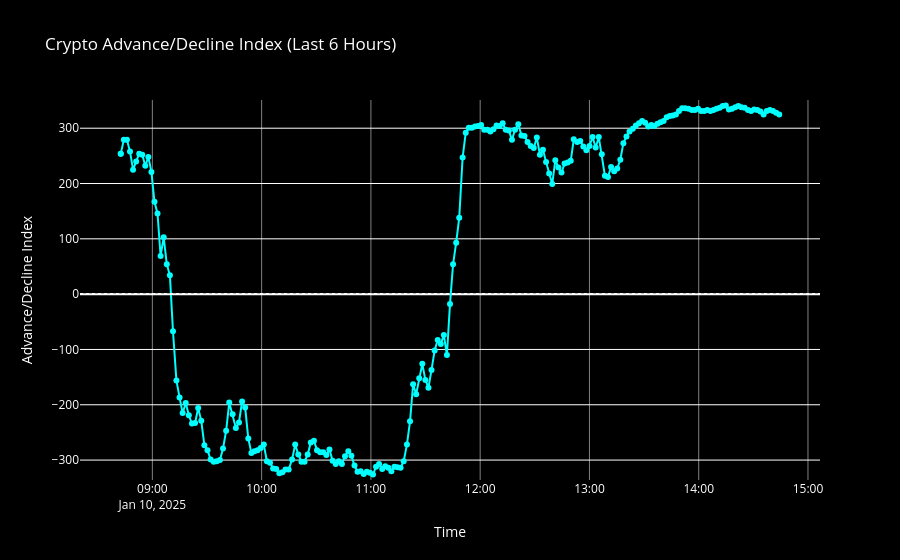

The cell this chart's notebook holds for it:
### Code cell
# Initialize the exchange
exchange = ccxt.binance()

# Load markets to ensure symbols are available
exchange.load_markets()

# Define the global DataFrame for Advance/Decline data
combined_df = pd.DataFrame(columns=['timestamp', 'adv_decl_index'])

# Function to fetch percentage change for each symbol directly from Binance
def fetch_adv_decl_data(symbol):
    ticker = exchange.fetch_ticker(symbol)
    # Get the percentage change directly from the ticker
    percentage_change = ticker.get('percentage', None)
    return percentage_change

# Create the figure widget
fig = make_subplots(rows=1, cols=1)

def update_chart():
    global combined_df  # Ensure we're modifying the global DataFrame

    # Fetch all USDT-paired symbols
    tickers = exchange.fetch_tickers()
    usdt_pairs = [symbol for symbol in tickers if symbol.endswith('/USDT')]

    # Calculate advance/decline for each symbol based on percentage change
    adv_decl_points = []
    for symbol in usdt_pairs:
        # Fetch percentage change for the symbol
        percentage_change = fetch_adv_decl_data(symbol)
        
        # Determine advance/decline: positive is advance, negative is decline
        if percentage_change is not None:
            advance = 1 if percentage_change > 0 else -1 if percentage_change < 0 else 0
            adv_decl_points.append(advance)

    # Calculate the total advance/decline index
    adv_decl_index = sum(adv_decl_points)

    # Add the index value to a DataFrame with timestamps
    timestamp = pd.Timestamp.now()
    new_data = pd.DataFrame({'timestamp': [timestamp], 'adv_decl_index': [adv_decl_index]})
    
    # Combine new data into the main DataFrame (append new rows to existing data)
    combined_df = pd.concat([combined_df, new_data], ignore_index=True)

    # Create the figure
    fig.data = []  # Clear previous traces

    # Add line trace for Advance/Decline Index
    line = go.Scatter(
        x=combined_df['timestamp'],
        y=combined_df['adv_decl_index'],
        mode='lines+markers',
        line=dict(color='cyan', width=2),
        marker=dict(size=6, color='cyan'),
        name='Advance/Decline Index'
    )

    fig.add_trace(line, row=1, col=1)

    # Add horizontal line at zero
    fig.add_hline(y=0, line=dict(color='white', width=1, dash='dot'), row=1, col=1)

    # Update layout for better visualization
    fig.update_layout(
        title='Crypto Advance/Decline Index (Last 6 Hours)',
        xaxis_title='Time',
        yaxis_title='Advance/Decline Index',
        xaxis_rangeslider_visible=False,
        yaxis=dict(
            range=[combined_df['adv_decl_index'].min() - 10, combined_df['adv_decl_index'].max() + 10]  # Dynamic range
        ),
        plot_bgcolor='black',
        paper_bgcolor='black',
        font=dict(color='white'),
        xaxis=dict(gridcolor='gray')
    )

    # Clear the previous output and display the updated figure
    clear_output(wait=True)
    display(fig)

# Schedule the chart to be updated every minute
schedule.every(1).minutes.do(update_chart)

def run_scheduler():
    start_time = time.time()
    while True:
        # Check if 6 hours have passed
        if time.time() - start_time >= 6 * 60 * 60:
            break
        schedule.run_pending()
        time.sleep(1)

# Start the scheduler in a separate thread
scheduler_thread = threading.Thread(target=run_scheduler)
scheduler_thread.start()

# Initial chart update
update_chart()

# Join the scheduler thread to ensure it completes
scheduler_thread.join()

### Figure 1 — Plotly figure (JSON) as saved in the notebook; plotly's stock layout.template omitted (floating-point values rounded to 4 significant figures; data arrays with more than 128 entries replaced by an {"elided": "..."} marker saying what was removed)
{"data": [{"line": {"color": "cyan", "width": 2}, "marker": {"color": "cyan", "size": 6}, "mode": "lines+markers", "name": "Advance/Decline Index", "type": "scatter", "x": {"elided": "214 str values"}, "xaxis": "x", "y": {"elided": "214 int values"}, "yaxis": "y"}], "layout": {"autosize": true, "font": {"color": "white"}, "paper_bgcolor": "black", "plot_bgcolor": "black", "shapes": [{"line": {"color": "white", "dash": "dot", "width": 1}, "type": "line", "x0": 0, "x1": 1, "xref": "x domain", "y0": 0, "y1": 0, "yref": "y"}, {"line": {"color": "white", "dash": "dot", "width": 1}, "type": "line", "x0": 0, "x1": 1, "xref": "x domain", "y0": 0, "y1": 0, "yref": "y"}, {"line": {"color": "white", "dash": "dot", "width": 1}, "type": "line", "x0": 0, "x1": 1, "xref": "x domain", "y0": 0, "y1": 0, "yref": "y"}, {"line": {"color": "white", "dash": "dot", "width": 1}, "type": "line", "x0": 0, "x1": 1, "xref": "x domain", "y0": 0, "y1": 0, "yref": "y"}, {"line": {"color": "white", "dash": "dot", "width": 1}, "type": "line", "x0": 0, "x1": 1, "xref": "x domain", "y0": 0, "y1": 0, "yref": "y"}, {"line": {"color": "white", "dash": "dot", "width": 1}, "type": "line", "x0": 0, "x1": 1, "xref": "x domain", "y0": 0, "y1": 0, "yref": "y"}, {"line": {"color": "white", "dash": "dot", "width": 1}, "type": "line", "x0": 0, "x1": 1, "xref": "x domain", "y0": 0, "y1": 0, "yref": "y"}, {"line": {"color": "white", "dash": "dot", "width": 1}, "type": "line", "x0": 0, "x1": 1, "xref": "x domain", "y0": 0, "y1": 0, "yref": "y"}, {"line": {"color": "white", "dash": "dot", "width": 1}, "type": "line", "x0": 0, "x1": 1, "xref": "x domain", "y0": 0, "y1": 0, "yref": "y"}, {"line": {"color": "white", "dash": "dot", "width": 1}, "type": "line", "x0": 0, "x1": 1, "xref": "x domain", "y0": 0, "y1": 0, "yref": "y"}, {"line": {"color": "white", "dash": "dot", "width": 1}, "type": "line", "x0": 0, "x1": 1, "xref": "x domain", "y0": 0, "y1": 0, "yref": "y"}, {"line": {"color": "white", "dash": "dot", "width": 1}, "type": "line", "x0": 0, "x1": 1, "xref": "x domain", "y0": 0, "y1": 0, "yref": "y"}, {"line": {"color": "white", "dash": "dot", "width": 1}, "type": "line", "x0": 0, "x1": 1, "xref": "x domain", "y0": 0, "y1": 0, "yref": "y"}, {"line": {"color": "white", "dash": "dot", "width": 1}, "type": "line", "x0": 0, "x1": 1, "xref": "x domain", "y0": 0, "y1": 0, "yref": "y"}, {"line": {"color": "white", "dash": "dot", "width": 1}, "type": "line", "x0": 0, "x1": 1, "xref": "x domain", "y0": 0, "y1": 0, "yref": "y"}, {"line": {"color": "white", "dash": "dot", "width": 1}, "type": "line", "x0": 0, "x1": 1, "xref": "x domain", "y0": 0, "y1": 0, "yref": "y"}, {"line": {"color": "white", "dash": "dot", "width": 1}, "type": "line", "x0": 0, "x1": 1, "xref": "x domain", "y0": 0, "y1": 0, "yref": "y"}, {"line": {"color": "white", "dash": "dot", "width": 1}, "type": "line", "x0": 0, "x1": 1, "xref": "x domain", "y0": 0, "y1": 0, "yref": "y"}, {"line": {"color": "white", "dash": "dot", "width": 1}, "type": "line", "x0": 0, "x1": 1, "xref": "x domain", "y0": 0, "y1": 0, "yref": "y"}, {"line": {"color": "white", "dash": "dot", "width": 1}, "type": "line", "x0": 0, "x1": 1, "xref": "x domain", "y0": 0, "y1": 0, "yref": "y"}, {"line": {"color": "white", "dash": "dot", "width": 1}, "type": "line", "x0": 0, "x1": 1, "xref": "x domain", "y0": 0, "y1": 0, "yref": "y"}, {"line": {"color": "white", "dash": "dot", "width": 1}, "type": "line", "x0": 0, "x1": 1, "xref": "x domain", "y0": 0, "y1": 0, "yref": "y"}, {"line": {"color": "white", "dash": "dot", "width": 1}, "type": "line", "x0": 0, "x1": 1, "xref": "x domain", "y0": 0, "y1": 0, "yref": "y"}, {"line": {"color": "white", "dash": "dot", "width": 1}, "type": "line", "x0": 0, "x1": 1, "xref": "x domain", "y0": 0, "y1": 0, "yref": "y"}, {"line": {"color": "white", "dash": "dot", "width": 1}, "type": "line", "x0": 0, "x1": 1, "xref": "x domain", "y0": 0, "y1": 0, "yref": "y"}, {"line": {"color": "white", "dash": "dot", "width": 1}, "type": "line", "x0": 0, "x1": 1, "xref": "x domain", "y0": 0, "y1": 0, "yref": "y"}, {"line": {"color": "white", "dash": "dot", "width": 1}, "type": "line", "x0": 0, "x1": 1, "xref": "x domain", "y0": 0, "y1": 0, "yref": "y"}, {"line": {"color": "white", "dash": "dot", "width": 1}, "type": "line", "x0": 0, "x1": 1, "xref": "x domain", "y0": 0, "y1": 0, "yref": "y"}, {"line": {"color": "white", "dash": "dot", "width": 1}, "type": "line", "x0": 0, "x1": 1, "xref": "x domain", "y0": 0, "y1": 0, "yref": "y"}, {"line": {"color": "white", "dash": "dot", "width": 1}, "type": "line", "x0": 0, "x1": 1, "xref": "x domain", "y0": 0, "y1": 0, "yref": "y"}, {"line": {"color": "white", "dash": "dot", "width": 1}, "type": "line", "x0": 0, "x1": 1, "xref": "x domain", "y0": 0, "y1": 0, "yref": "y"}, {"line": {"color": "white", "dash": "dot", "width": 1}, "type": "line", "x0": 0, "x1": 1, "xref": "x domain", "y0": 0, "y1": 0, "yref": "y"}, {"line": {"color": "white", "dash": "dot", "width": 1}, "type": "line", "x0": 0, "x1": 1, "xref": "x domain", "y0": 0, "y1": 0, "yref": "y"}, {"line": {"color": "white", "dash": "dot", "width": 1}, "type": "line", "x0": 0, "x1": 1, "xref": "x domain", "y0": 0, "y1": 0, "yref": "y"}, {"line": {"color": "white", "dash": "dot", "width": 1}, "type": "line", "x0": 0, "x1": 1, "xref": "x domain", "y0": 0, "y1": 0, "yref": "y"}, {"line": {"color": "white", "dash": "dot", "width": 1}, "type": "line", "x0": 0, "x1": 1, "xref": "x domain", "y0": 0, "y1": 0, "yref": "y"}, {"line": {"color": "white", "dash": "dot", "width": 1}, "type": "line", "x0": 0, "x1": 1, "xref": "x domain", "y0": 0, "y1": 0, "yref": "y"}, {"line": {"color": "white", "dash": "dot", "width": 1}, "type": "line", "x0": 0, "x1": 1, "xref": "x domain", "y0": 0, "y1": 0, "yref": "y"}, {"line": {"color": "white", "dash": "dot", "width": 1}, "type": "line", "x0": 0, "x1": 1, "xref": "x domain", "y0": 0, "y1": 0, "yref": "y"}, {"line": {"color": "white", "dash": "dot", "width": 1}, "type": "line", "x0": 0, "x1": 1, "xref": "x domain", "y0": 0, "y1": 0, "yref": "y"}, {"line": {"color": "white", "dash": "dot", "width": 1}, "type": "line", "x0": 0, "x1": 1, "xref": "x domain", "y0": 0, "y1": 0, "yref": "y"}, {"line": {"color": "white", "dash": "dot", "width": 1}, "type": "line", "x0": 0, "x1": 1, "xref": "x domain", "y0": 0, "y1": 0, "yref": "y"}, {"line": {"color": "white", "dash": "dot", "width": 1}, "type": "line", "x0": 0, "x1": 1, "xref": "x domain", "y0": 0, "y1": 0, "yref": "y"}, {"line": {"color": "white", "dash": "dot", "width": 1}, "type": "line", "x0": 0, "x1": 1, "xref": "x domain", "y0": 0, "y1": 0, "yref": "y"}, {"line": {"color": "white", "dash": "dot", "width": 1}, "type": "line", "x0": 0, "x1": 1, "xref": "x domain", "y0": 0, "y1": 0, "yref": "y"}, {"line": {"color": "white", "dash": "dot", "width": 1}, "type": "line", "x0": 0, "x1": 1, "xref": "x domain", "y0": 0, "y1": 0, "yref": "y"}, {"line": {"color": "white", "dash": "dot", "width": 1}, "type": "line", "x0": 0, "x1": 1, "xref": "x domain", "y0": 0, "y1": 0, "yref": "y"}, {"line": {"color": "white", "dash": "dot", "width": 1}, "type": "line", "x0": 0, "x1": 1, "xref": "x domain", "y0": 0, "y1": 0, "yref": "y"}, {"line": {"color": "white", "dash": "dot", "width": 1}, "type": "line", "x0": 0, "x1": 1, "xref": "x domain", "y0": 0, "y1": 0, "yref": "y"}, {"line": {"color": "white", "dash": "dot", "width": 1}, "type": "line", "x0": 0, "x1": 1, "xref": "x domain", "y0": 0, "y1": 0, "yref": "y"}, {"line": {"color": "white", "dash": "dot", "width": 1}, "type": "line", "x0": 0, "x1": 1, "xref": "x domain", "y0": 0, "y1": 0, "yref": "y"}, {"line": {"color": "white", "dash": "dot", "width": 1}, "type": "line", "x0": 0, "x1": 1, "xref": "x domain", "y0": 0, "y1": 0, "yref": "y"}, {"line": {"color": "white", "dash": "dot", "width": 1}, "type": "line", "x0": 0, "x1": 1, "xref": "x domain", "y0": 0, "y1": 0, "yref": "y"}, {"line": {"color": "white", "dash": "dot", "width": 1}, "type": "line", "x0": 0, "x1": 1, "xref": "x domain", "y0": 0, "y1": 0, "yref": "y"}, {"line": {"color": "white", "dash": "dot", "width": 1}, "type": "line", "x0": 0, "x1": 1, "xref": "x domain", "y0": 0, "y1": 0, "yref": "y"}, {"line": {"color": "white", "dash": "dot", "width": 1}, "type": "line", "x0": 0, "x1": 1, "xref": "x domain", "y0": 0, "y1": 0, "yref": "y"}, {"line": {"color": "white", "dash": "dot", "width": 1}, "type": "line", "x0": 0, "x1": 1, "xref": "x domain", "y0": 0, "y1": 0, "yref": "y"}, {"line": {"color": "white", "dash": "dot", "width": 1}, "type": "line", "x0": 0, "x1": 1, "xref": "x domain", "y0": 0, "y1": 0, "yref": "y"}, {"line": {"color": "white", "dash": "dot", "width": 1}, "type": "line", "x0": 0, "x1": 1, "xref": "x domain", "y0": 0, "y1": 0, "yref": "y"}, {"line": {"color": "white", "dash": "dot", "width": 1}, "type": "line", "x0": 0, "x1": 1, "xref": "x domain", "y0": 0, "y1": 0, "yref": "y"}, {"line": {"color": "white", "dash": "dot", "width": 1}, "type": "line", "x0": 0, "x1": 1, "xref": "x domain", "y0": 0, "y1": 0, "yref": "y"}, {"line": {"color": "white", "dash": "dot", "width": 1}, "type": "line", "x0": 0, "x1": 1, "xref": "x domain", "y0": 0, "y1": 0, "yref": "y"}, {"line": {"color": "white", "dash": "dot", "width": 1}, "type": "line", "x0": 0, "x1": 1, "xref": "x domain", "y0": 0, "y1": 0, "yref": "y"}, {"line": {"color": "white", "dash": "dot", "width": 1}, "type": "line", "x0": 0, "x1": 1, "xref": "x domain", "y0": 0, "y1": 0, "yref": "y"}, {"line": {"color": "white", "dash": "dot", "width": 1}, "type": "line", "x0": 0, "x1": 1, "xref": "x domain", "y0": 0, "y1": 0, "yref": "y"}, {"line": {"color": "white", "dash": "dot", "width": 1}, "type": "line", "x0": 0, "x1": 1, "xref": "x domain", "y0": 0, "y1": 0, "yref": "y"}, {"line": {"color": "white", "dash": "dot", "width": 1}, "type": "line", "x0": 0, "x1": 1, "xref": "x domain", "y0": 0, "y1": 0, "yref": "y"}, {"line": {"color": "white", "dash": "dot", "width": 1}, "type": "line", "x0": 0, "x1": 1, "xref": "x domain", "y0": 0, "y1": 0, "yref": "y"}, {"line": {"color": "white", "dash": "dot", "width": 1}, "type": "line", "x0": 0, "x1": 1, "xref": "x domain", "y0": 0, "y1": 0, "yref": "y"}, {"line": {"color": "white", "dash": "dot", "width": 1}, "type": "line", "x0": 0, "x1": 1, "xref": "x domain", "y0": 0, "y1": 0, "yref": "y"}, {"line": {"color": "white", "dash": "dot", "width": 1}, "type": "line", "x0": 0, "x1": 1, "xref": "x domain", "y0": 0, "y1": 0, "yref": "y"}, {"line": {"color": "white", "dash": "dot", "width": 1}, "type": "line", "x0": 0, "x1": 1, "xref": "x domain", "y0": 0, "y1": 0, "yref": "y"}, {"line": {"color": "white", "dash": "dot", "width": 1}, "type": "line", "x0": 0, "x1": 1, "xref": "x domain", "y0": 0, "y1": 0, "yref": "y"}, {"line": {"color": "white", "dash": "dot", "width": 1}, "type": "line", "x0": 0, "x1": 1, "xref": "x domain", "y0": 0, "y1": 0, "yref": "y"}, {"line": {"color": "white", "dash": "dot", "width": 1}, "type": "line", "x0": 0, "x1": 1, "xref": "x domain", "y0": 0, "y1": 0, "yref": "y"}, {"line": {"color": "white", "dash": "dot", "width": 1}, "type": "line", "x0": 0, "x1": 1, "xref": "x domain", "y0": 0, "y1": 0, "yref": "y"}, {"line": {"color": "white", "dash": "dot", "width": 1}, "type": "line", "x0": 0, "x1": 1, "xref": "x domain", "y0": 0, "y1": 0, "yref": "y"}, {"line": {"color": "white", "dash": "dot", "width": 1}, "type": "line", "x0": 0, "x1": 1, "xref": "x domain", "y0": 0, "y1": 0, "yref": "y"}, {"line": {"color": "white", "dash": "dot", "width": 1}, "type": "line", "x0": 0, "x1": 1, "xref": "x domain", "y0": 0, "y1": 0, "yref": "y"}, {"line": {"color": "white", "dash": "dot", "width": 1}, "type": "line", "x0": 0, "x1": 1, "xref": "x domain", "y0": 0, "y1": 0, "yref": "y"}, {"line": {"color": "white", "dash": "dot", "width": 1}, "type": "line", "x0": 0, "x1": 1, "xref": "x domain", "y0": 0, "y1": 0, "yref": "y"}, {"line": {"color": "white", "dash": "dot", "width": 1}, "type": "line", "x0": 0, "x1": 1, "xref": "x domain", "y0": 0, "y1": 0, "yref": "y"}, {"line": {"color": "white", "dash": "dot", "width": 1}, "type": "line", "x0": 0, "x1": 1, "xref": "x domain", "y0": 0, "y1": 0, "yref": "y"}, {"line": {"color": "white", "dash": "dot", "width": 1}, "type": "line", "x0": 0, "x1": 1, "xref": "x domain", "y0": 0, "y1": 0, "yref": "y"}, {"line": {"color": "white", "dash": "dot", "width": 1}, "type": "line", "x0": 0, "x1": 1, "xref": "x domain", "y0": 0, "y1": 0, "yref": "y"}, {"line": {"color": "white", "dash": "dot", "width": 1}, "type": "line", "x0": 0, "x1": 1, "xref": "x domain", "y0": 0, "y1": 0, "yref": "y"}, {"line": {"color": "white", "dash": "dot", "width": 1}, "type": "line", "x0": 0, "x1": 1, "xref": "x domain", "y0": 0, "y1": 0, "yref": "y"}, {"line": {"color": "white", "dash": "dot", "width": 1}, "type": "line", "x0": 0, "x1": 1, "xref": "x domain", "y0": 0, "y1": 0, "yref": "y"}, {"line": {"color": "white", "dash": "dot", "width": 1}, "type": "line", "x0": 0, "x1": 1, "xref": "x domain", "y0": 0, "y1": 0, "yref": "y"}, {"line": {"color": "white", "dash": "dot", "width": 1}, "type": "line", "x0": 0, "x1": 1, "xref": "x domain", "y0": 0, "y1": 0, "yref": "y"}, {"line": {"color": "white", "dash": "dot", "width": 1}, "type": "line", "x0": 0, "x1": 1, "xref": "x domain", "y0": 0, "y1": 0, "yref": "y"}, {"line": {"color": "white", "dash": "dot", "width": 1}, "type": "line", "x0": 0, "x1": 1, "xref": "x domain", "y0": 0, "y1": 0, "yref": "y"}, {"line": {"color": "white", "dash": "dot", "width": 1}, "type": "line", "x0": 0, "x1": 1, "xref": "x domain", "y0": 0, "y1": 0, "yref": "y"}, {"line": {"color": "white", "dash": "dot", "width": 1}, "type": "line", "x0": 0, "x1": 1, "xref": "x domain", "y0": 0, "y1": 0, "yref": "y"}, {"line": {"color": "white", "dash": "dot", "width": 1}, "type": "line", "x0": 0, "x1": 1, "xref": "x domain", "y0": 0, "y1": 0, "yref": "y"}, {"line": {"color": "white", "dash": "dot", "width": 1}, "type": "line", "x0": 0, "x1": 1, "xref": "x domain", "y0": 0, "y1": 0, "yref": "y"}, {"line": {"color": "white", "dash": "dot", "width": 1}, "type": "line", "x0": 0, "x1": 1, "xref": "x domain", "y0": 0, "y1": 0, "yref": "y"}, {"line": {"color": "white", "dash": "dot", "width": 1}, "type": "line", "x0": 0, "x1": 1, "xref": "x domain", "y0": 0, "y1": 0, "yref": "y"}, {"line": {"color": "white", "dash": "dot", "width": 1}, "type": "line", "x0": 0, "x1": 1, "xref": "x domain", "y0": 0, "y1": 0, "yref": "y"}, {"line": {"color": "white", "dash": "dot", "width": 1}, "type": "line", "x0": 0, "x1": 1, "xref": "x domain", "y0": 0, "y1": 0, "yref": "y"}, {"line": {"color": "white", "dash": "dot", "width": 1}, "type": "line", "x0": 0, "x1": 1, "xref": "x domain", "y0": 0, "y1": 0, "yref": "y"}, {"line": {"color": "white", "dash": "dot", "width": 1}, "type": "line", "x0": 0, "x1": 1, "xref": "x domain", "y0": 0, "y1": 0, "yref": "y"}, {"line": {"color": "white", "dash": "dot", "width": 1}, "type": "line", "x0": 0, "x1": 1, "xref": "x domain", "y0": 0, "y1": 0, "yref": "y"}, {"line": {"color": "white", "dash": "dot", "width": 1}, "type": "line", "x0": 0, "x1": 1, "xref": "x domain", "y0": 0, "y1": 0, "yref": "y"}, {"line": {"color": "white", "dash": "dot", "width": 1}, "type": "line", "x0": 0, "x1": 1, "xref": "x domain", "y0": 0, "y1": 0, "yref": "y"}, {"line": {"color": "white", "dash": "dot", "width": 1}, "type": "line", "x0": 0, "x1": 1, "xref": "x domain", "y0": 0, "y1": 0, "yref": "y"}, {"line": {"color": "white", "dash": "dot", "width": 1}, "type": "line", "x0": 0, "x1": 1, "xref": "x domain", "y0": 0, "y1": 0, "yref": "y"}, {"line": {"color": "white", "dash": "dot", "width": 1}, "type": "line", "x0": 0, "x1": 1, "xref": "x domain", "y0": 0, "y1": 0, "yref": "y"}, {"line": {"color": "white", "dash": "dot", "width": 1}, "type": "line", "x0": 0, "x1": 1, "xref": "x domain", "y0": 0, "y1": 0, "yref": "y"}, {"line": {"color": "white", "dash": "dot", "width": 1}, "type": "line", "x0": 0, "x1": 1, "xref": "x domain", "y0": 0, "y1": 0, "yref": "y"}, {"line": {"color": "white", "dash": "dot", "width": 1}, "type": "line", "x0": 0, "x1": 1, "xref": "x domain", "y0": 0, "y1": 0, "yref": "y"}, {"line": {"color": "white", "dash": "dot", "width": 1}, "type": "line", "x0": 0, "x1": 1, "xref": "x domain", "y0": 0, "y1": 0, "yref": "y"}, {"line": {"color": "white", "dash": "dot", "width": 1}, "type": "line", "x0": 0, "x1": 1, "xref": "x domain", "y0": 0, "y1": 0, "yref": "y"}, {"line": {"color": "white", "dash": "dot", "width": 1}, "type": "line", "x0": 0, "x1": 1, "xref": "x domain", "y0": 0, "y1": 0, "yref": "y"}, {"line": {"color": "white", "dash": "dot", "width": 1}, "type": "line", "x0": 0, "x1": 1, "xref": "x domain", "y0": 0, "y1": 0, "yref": "y"}, {"line": {"color": "white", "dash": "dot", "width": 1}, "type": "line", "x0": 0, "x1": 1, "xref": "x domain", "y0": 0, "y1": 0, "yref": "y"}, {"line": {"color": "white", "dash": "dot", "width": 1}, "type": "line", "x0": 0, "x1": 1, "xref": "x domain", "y0": 0, "y1": 0, "yref": "y"}, {"line": {"color": "white", "dash": "dot", "width": 1}, "type": "line", "x0": 0, "x1": 1, "xref": "x domain", "y0": 0, "y1": 0, "yref": "y"}, {"line": {"color": "white", "dash": "dot", "width": 1}, "type": "line", "x0": 0, "x1": 1, "xref": "x domain", "y0": 0, "y1": 0, "yref": "y"}, {"line": {"color": "white", "dash": "dot", "width": 1}, "type": "line", "x0": 0, "x1": 1, "xref": "x domain", "y0": 0, "y1": 0, "yref": "y"}, {"line": {"color": "white", "dash": "dot", "width": 1}, "type": "line", "x0": 0, "x1": 1, "xref": "x domain", "y0": 0, "y1": 0, "yref": "y"}, {"line": {"color": "white", "dash": "dot", "width": 1}, "type": "line", "x0": 0, "x1": 1, "xref": "x domain", "y0": 0, "y1": 0, "yref": "y"}, {"line": {"color": "white", "dash": "dot", "width": 1}, "type": "line", "x0": 0, "x1": 1, "xref": "x domain", "y0": 0, "y1": 0, "yref": "y"}, {"line": {"color": "white", "dash": "dot", "width": 1}, "type": "line", "x0": 0, "x1": 1, "xref": "x domain", "y0": 0, "y1": 0, "yref": "y"}, {"line": {"color": "white", "dash": "dot", "width": 1}, "type": "line", "x0": 0, "x1": 1, "xref": "x domain", "y0": 0, "y1": 0, "yref": "y"}, {"line": {"color": "white", "dash": "dot", "width": 1}, "type": "line", "x0": 0, "x1": 1, "xref": "x domain", "y0": 0, "y1": 0, "yref": "y"}, {"line": {"color": "white", "dash": "dot", "width": 1}, "type": "line", "x0": 0, "x1": 1, "xref": "x domain", "y0": 0, "y1": 0, "yref": "y"}, {"line": {"color": "white", "dash": "dot", "width": 1}, "type": "line", "x0": 0, "x1": 1, "xref": "x domain", "y0": 0, "y1": 0, "yref": "y"}, {"line": {"color": "white", "dash": "dot", "width": 1}, "type": "line", "x0": 0, "x1": 1, "xref": "x domain", "y0": 0, "y1": 0, "yref": "y"}, {"line": {"color": "white", "dash": "dot", "width": 1}, "type": "line", "x0": 0, "x1": 1, "xref": "x domain", "y0": 0, "y1": 0, "yref": "y"}, {"line": {"color": "white", "dash": "dot", "width": 1}, "type": "line", "x0": 0, "x1": 1, "xref": "x domain", "y0": 0, "y1": 0, "yref": "y"}, {"line": {"color": "white", "dash": "dot", "width": 1}, "type": "line", "x0": 0, "x1": 1, "xref": "x domain", "y0": 0, "y1": 0, "yref": "y"}, {"line": {"color": "white", "dash": "dot", "width": 1}, "type": "line", "x0": 0, "x1": 1, "xref": "x domain", "y0": 0, "y1": 0, "yref": "y"}, {"line": {"color": "white", "dash": "dot", "width": 1}, "type": "line", "x0": 0, "x1": 1, "xref": "x domain", "y0": 0, "y1": 0, "yref": "y"}, {"line": {"color": "white", "dash": "dot", "width": 1}, "type": "line", "x0": 0, "x1": 1, "xref": "x domain", "y0": 0, "y1": 0, "yref": "y"}, {"line": {"color": "white", "dash": "dot", "width": 1}, "type": "line", "x0": 0, "x1": 1, "xref": "x domain", "y0": 0, "y1": 0, "yref": "y"}, {"line": {"color": "white", "dash": "dot", "width": 1}, "type": "line", "x0": 0, "x1": 1, "xref": "x domain", "y0": 0, "y1": 0, "yref": "y"}, {"line": {"color": "white", "dash": "dot", "width": 1}, "type": "line", "x0": 0, "x1": 1, "xref": "x domain", "y0": 0, "y1": 0, "yref": "y"}, {"line": {"color": "white", "dash": "dot", "width": 1}, "type": "line", "x0": 0, "x1": 1, "xref": "x domain", "y0": 0, "y1": 0, "yref": "y"}, {"line": {"color": "white", "dash": "dot", "width": 1}, "type": "line", "x0": 0, "x1": 1, "xref": "x domain", "y0": 0, "y1": 0, "yref": "y"}, {"line": {"color": "white", "dash": "dot", "width": 1}, "type": "line", "x0": 0, "x1": 1, "xref": "x domain", "y0": 0, "y1": 0, "yref": "y"}, {"line": {"color": "white", "dash": "dot", "width": 1}, "type": "line", "x0": 0, "x1": 1, "xref": "x domain", "y0": 0, "y1": 0, "yref": "y"}, {"line": {"color": "white", "dash": "dot", "width": 1}, "type": "line", "x0": 0, "x1": 1, "xref": "x domain", "y0": 0, "y1": 0, "yref": "y"}, {"line": {"color": "white", "dash": "dot", "width": 1}, "type": "line", "x0": 0, "x1": 1, "xref": "x domain", "y0": 0, "y1": 0, "yref": "y"}, {"line": {"color": "white", "dash": "dot", "width": 1}, "type": "line", "x0": 0, "x1": 1, "xref": "x domain", "y0": 0, "y1": 0, "yref": "y"}, {"line": {"color": "white", "dash": "dot", "width": 1}, "type": "line", "x0": 0, "x1": 1, "xref": "x domain", "y0": 0, "y1": 0, "yref": "y"}, {"line": {"color": "white", "dash": "dot", "width": 1}, "type": "line", "x0": 0, "x1": 1, "xref": "x domain", "y0": 0, "y1": 0, "yref": "y"}, {"line": {"color": "white", "dash": "dot", "width": 1}, "type": "line", "x0": 0, "x1": 1, "xref": "x domain", "y0": 0, "y1": 0, "yref": "y"}, {"line": {"color": "white", "dash": "dot", "width": 1}, "type": "line", "x0": 0, "x1": 1, "xref": "x domain", "y0": 0, "y1": 0, "yref": "y"}, {"line": {"color": "white", "dash": "dot", "width": 1}, "type": "line", "x0": 0, "x1": 1, "xref": "x domain", "y0": 0, "y1": 0, "yref": "y"}, {"line": {"color": "white", "dash": "dot", "width": 1}, "type": "line", "x0": 0, "x1": 1, "xref": "x domain", "y0": 0, "y1": 0, "yref": "y"}, {"line": {"color": "white", "dash": "dot", "width": 1}, "type": "line", "x0": 0, "x1": 1, "xref": "x domain", "y0": 0, "y1": 0, "yref": "y"}, {"line": {"color": "white", "dash": "dot", "width": 1}, "type": "line", "x0": 0, "x1": 1, "xref": "x domain", "y0": 0, "y1": 0, "yref": "y"}, {"line": {"color": "white", "dash": "dot", "width": 1}, "type": "line", "x0": 0, "x1": 1, "xref": "x domain", "y0": 0, "y1": 0, "yref": "y"}, {"line": {"color": "white", "dash": "dot", "width": 1}, "type": "line", "x0": 0, "x1": 1, "xref": "x domain", "y0": 0, "y1": 0, "yref": "y"}, {"line": {"color": "white", "dash": "dot", "width": 1}, "type": "line", "x0": 0, "x1": 1, "xref": "x domain", "y0": 0, "y1": 0, "yref": "y"}, {"line": {"color": "white", "dash": "dot", "width": 1}, "type": "line", "x0": 0, "x1": 1, "xref": "x domain", "y0": 0, "y1": 0, "yref": "y"}, {"line": {"color": "white", "dash": "dot", "width": 1}, "type": "line", "x0": 0, "x1": 1, "xref": "x domain", "y0": 0, "y1": 0, "yref": "y"}, {"line": {"color": "white", "dash": "dot", "width": 1}, "type": "line", "x0": 0, "x1": 1, "xref": "x domain", "y0": 0, "y1": 0, "yref": "y"}, {"line": {"color": "white", "dash": "dot", "width": 1}, "type": "line", "x0": 0, "x1": 1, "xref": "x domain", "y0": 0, "y1": 0, "yref": "y"}, {"line": {"color": "white", "dash": "dot", "width": 1}, "type": "line", "x0": 0, "x1": 1, "xref": "x domain", "y0": 0, "y1": 0, "yref": "y"}, {"line": {"color": "white", "dash": "dot", "width": 1}, "type": "line", "x0": 0, "x1": 1, "xref": "x domain", "y0": 0, "y1": 0, "yref": "y"}, {"line": {"color": "white", "dash": "dot", "width": 1}, "type": "line", "x0": 0, "x1": 1, "xref": "x domain", "y0": 0, "y1": 0, "yref": "y"}, {"line": {"color": "white", "dash": "dot", "width": 1}, "type": "line", "x0": 0, "x1": 1, "xref": "x domain", "y0": 0, "y1": 0, "yref": "y"}, {"line": {"color": "white", "dash": "dot", "width": 1}, "type": "line", "x0": 0, "x1": 1, "xref": "x domain", "y0": 0, "y1": 0, "yref": "y"}, {"line": {"color": "white", "dash": "dot", "width": 1}, "type": "line", "x0": 0, "x1": 1, "xref": "x domain", "y0": 0, "y1": 0, "yref": "y"}, {"line": {"color": "white", "dash": "dot", "width": 1}, "type": "line", "x0": 0, "x1": 1, "xref": "x domain", "y0": 0, "y1": 0, "yref": "y"}, {"line": {"color": "white", "dash": "dot", "width": 1}, "type": "line", "x0": 0, "x1": 1, "xref": "x domain", "y0": 0, "y1": 0, "yref": "y"}, {"line": {"color": "white", "dash": "dot", "width": 1}, "type": "line", "x0": 0, "x1": 1, "xref": "x domain", "y0": 0, "y1": 0, "yref": "y"}, {"line": {"color": "white", "dash": "dot", "width": 1}, "type": "line", "x0": 0, "x1": 1, "xref": "x domain", "y0": 0, "y1": 0, "yref": "y"}, {"line": {"color": "white", "dash": "dot", "width": 1}, "type": "line", "x0": 0, "x1": 1, "xref": "x domain", "y0": 0, "y1": 0, "yref": "y"}, {"line": {"color": "white", "dash": "dot", "width": 1}, "type": "line", "x0": 0, "x1": 1, "xref": "x domain", "y0": 0, "y1": 0, "yref": "y"}, {"line": {"color": "white", "dash": "dot", "width": 1}, "type": "line", "x0": 0, "x1": 1, "xref": "x domain", "y0": 0, "y1": 0, "yref": "y"}, {"line": {"color": "white", "dash": "dot", "width": 1}, "type": "line", "x0": 0, "x1": 1, "xref": "x domain", "y0": 0, "y1": 0, "yref": "y"}, {"line": {"color": "white", "dash": "dot", "width": 1}, "type": "line", "x0": 0, "x1": 1, "xref": "x domain", "y0": 0, "y1": 0, "yref": "y"}, {"line": {"color": "white", "dash": "dot", "width": 1}, "type": "line", "x0": 0, "x1": 1, "xref": "x domain", "y0": 0, "y1": 0, "yref": "y"}, {"line": {"color": "white", "dash": "dot", "width": 1}, "type": "line", "x0": 0, "x1": 1, "xref": "x domain", "y0": 0, "y1": 0, "yref": "y"}, {"line": {"color": "white", "dash": "dot", "width": 1}, "type": "line", "x0": 0, "x1": 1, "xref": "x domain", "y0": 0, "y1": 0, "yref": "y"}, {"line": {"color": "white", "dash": "dot", "width": 1}, "type": "line", "x0": 0, "x1": 1, "xref": "x domain", "y0": 0, "y1": 0, "yref": "y"}, {"line": {"color": "white", "dash": "dot", "width": 1}, "type": "line", "x0": 0, "x1": 1, "xref": "x domain", "y0": 0, "y1": 0, "yref": "y"}, {"line": {"color": "white", "dash": "dot", "width": 1}, "type": "line", "x0": 0, "x1": 1, "xref": "x domain", "y0": 0, "y1": 0, "yref": "y"}, {"line": {"color": "white", "dash": "dot", "width": 1}, "type": "line", "x0": 0, "x1": 1, "xref": "x domain", "y0": 0, "y1": 0, "yref": "y"}, {"line": {"color": "white", "dash": "dot", "width": 1}, "type": "line", "x0": 0, "x1": 1, "xref": "x domain", "y0": 0, "y1": 0, "yref": "y"}, {"line": {"color": "white", "dash": "dot", "width": 1}, "type": "line", "x0": 0, "x1": 1, "xref": "x domain", "y0": 0, "y1": 0, "yref": "y"}, {"line": {"color": "white", "dash": "dot", "width": 1}, "type": "line", "x0": 0, "x1": 1, "xref": "x domain", "y0": 0, "y1": 0, "yref": "y"}, {"line": {"color": "white", "dash": "dot", "width": 1}, "type": "line", "x0": 0, "x1": 1, "xref": "x domain", "y0": 0, "y1": 0, "yref": "y"}, {"line": {"color": "white", "dash": "dot", "width": 1}, "type": "line", "x0": 0, "x1": 1, "xref": "x domain", "y0": 0, "y1": 0, "yref": "y"}, {"line": {"color": "white", "dash": "dot", "width": 1}, "type": "line", "x0": 0, "x1": 1, "xref": "x domain", "y0": 0, "y1": 0, "yref": "y"}, {"line": {"color": "white", "dash": "dot", "width": 1}, "type": "line", "x0": 0, "x1": 1, "xref": "x domain", "y0": 0, "y1": 0, "yref": "y"}, {"line": {"color": "white", "dash": "dot", "width": 1}, "type": "line", "x0": 0, "x1": 1, "xref": "x domain", "y0": 0, "y1": 0, "yref": "y"}, {"line": {"color": "white", "dash": "dot", "width": 1}, "type": "line", "x0": 0, "x1": 1, "xref": "x domain", "y0": 0, "y1": 0, "yref": "y"}, {"line": {"color": "white", "dash": "dot", "width": 1}, "type": "line", "x0": 0, "x1": 1, "xref": "x domain", "y0": 0, "y1": 0, "yref": "y"}, {"line": {"color": "white", "dash": "dot", "width": 1}, "type": "line", "x0": 0, "x1": 1, "xref": "x domain", "y0": 0, "y1": 0, "yref": "y"}, {"line": {"color": "white", "dash": "dot", "width": 1}, "type": "line", "x0": 0, "x1": 1, "xref": "x domain", "y0": 0, "y1": 0, "yref": "y"}, {"line": {"color": "white", "dash": "dot", "width": 1}, "type": "line", "x0": 0, "x1": 1, "xref": "x domain", "y0": 0, "y1": 0, "yref": "y"}, {"line": {"color": "white", "dash": "dot", "width": 1}, "type": "line", "x0": 0, "x1": 1, "xref": "x domain", "y0": 0, "y1": 0, "yref": "y"}, {"line": {"color": "white", "dash": "dot", "width": 1}, "type": "line", "x0": 0, "x1": 1, "xref": "x domain", "y0": 0, "y1": 0, "yref": "y"}, {"line": {"color": "white", "dash": "dot", "width": 1}, "type": "line", "x0": 0, "x1": 1, "xref": "x domain", "y0": 0, "y1": 0, "yref": "y"}, {"line": {"color": "white", "dash": "dot", "width": 1}, "type": "line", "x0": 0, "x1": 1, "xref": "x domain", "y0": 0, "y1": 0, "yref": "y"}, {"line": {"color": "white", "dash": "dot", "width": 1}, "type": "line", "x0": 0, "x1": 1, "xref": "x domain", "y0": 0, "y1": 0, "yref": "y"}, {"line": {"color": "white", "dash": "dot", "width": 1}, "type": "line", "x0": 0, "x1": 1, "xref": "x domain", "y0": 0, "y1": 0, "yref": "y"}, {"line": {"color": "white", "dash": "dot", "width": 1}, "type": "line", "x0": 0, "x1": 1, "xref": "x domain", "y0": 0, "y1": 0, "yref": "y"}, {"line": {"color": "white", "dash": "dot", "width": 1}, "type": "line", "x0": 0, "x1": 1, "xref": "x domain", "y0": 0, "y1": 0, "yref": "y"}, {"line": {"color": "white", "dash": "dot", "width": 1}, "type": "line", "x0": 0, "x1": 1, "xref": "x domain", "y0": 0, "y1": 0, "yref": "y"}, {"line": {"color": "white", "dash": "dot", "width": 1}, "type": "line", "x0": 0, "x1": 1, "xref": "x domain", "y0": 0, "y1": 0, "yref": "y"}, {"line": {"color": "white", "dash": "dot", "width": 1}, "type": "line", "x0": 0, "x1": 1, "xref": "x domain", "y0": 0, "y1": 0, "yref": "y"}, {"line": {"color": "white", "dash": "dot", "width": 1}, "type": "line", "x0": 0, "x1": 1, "xref": "x domain", "y0": 0, "y1": 0, "yref": "y"}, {"line": {"color": "white", "dash": "dot", "width": 1}, "type": "line", "x0": 0, "x1": 1, "xref": "x domain", "y0": 0, "y1": 0, "yref": "y"}, {"line": {"color": "white", "dash": "dot", "width": 1}, "type": "line", "x0": 0, "x1": 1, "xref": "x domain", "y0": 0, "y1": 0, "yref": "y"}, {"line": {"color": "white", "dash": "dot", "width": 1}, "type": "line", "x0": 0, "x1": 1, "xref": "x domain", "y0": 0, "y1": 0, "yref": "y"}, {"line": {"color": "white", "dash": "dot", "width": 1}, "type": "line", "x0": 0, "x1": 1, "xref": "x domain", "y0": 0, "y1": 0, "yref": "y"}, {"line": {"color": "white", "dash": "dot", "width": 1}, "type": "line", "x0": 0, "x1": 1, "xref": "x domain", "y0": 0, "y1": 0, "yref": "y"}, {"line": {"color": "white", "dash": "dot", "width": 1}, "type": "line", "x0": 0, "x1": 1, "xref": "x domain", "y0": 0, "y1": 0, "yref": "y"}, {"line": {"color": "white", "dash": "dot", "width": 1}, "type": "line", "x0": 0, "x1": 1, "xref": "x domain", "y0": 0, "y1": 0, "yref": "y"}], "title": {"text": "Crypto Advance/Decline Index (Last 6 Hours)"}, "xaxis": {"anchor": "y", "autorange": true, "domain": [0, 1], "gridcolor": "gray", "range": ["2025-01-10 08:20:43.7849", "2025-01-10 15:06:07.8531"], "rangeslider": {"visible": false, "yaxis": {}}, "title": {"text": "Time"}, "type": "date"}, "yaxis": {"anchor": "x", "domain": [0, 1], "range": [-336, 351], "title": {"text": "Advance/Decline Index"}, "type": "linear"}}}
